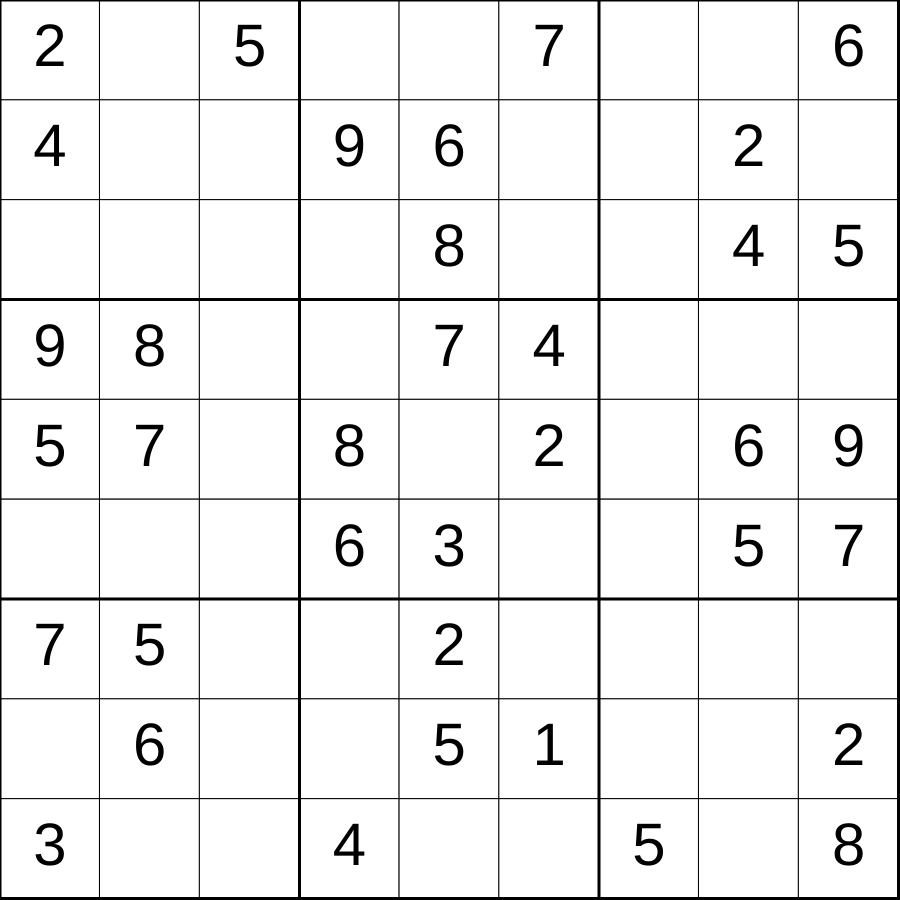
Frame 1 (no input)
Frame 60 (no input): identical to frame 1, image omitted
Frame 120 (the mouse pressed at the canvas centre since frame 60): identical to frame 1, image omitted

The p5.js sketch that drew this single still picture (run headless with seeded random() and noise() and a simulated clock; from frame 60 on, the mouse is pressed at the canvas centre):

// p5.js sketch
// ── sketch.js
// Sudoku

let initialGrid = [
  [2, 0, 5, 0, 0, 7, 0, 0, 6],
  [4, 0, 0, 9, 6, 0, 0, 2, 0],
  [0, 0, 0, 0, 8, 0, 0, 4, 5],
  [9, 8, 0, 0, 7, 4, 0, 0, 0],
  [5, 7, 0, 8, 0, 2, 0, 6, 9],
  [0, 0, 0, 6, 3, 0, 0, 5, 7],
  [7, 5, 0, 0, 2, 0, 0, 0, 0],
  [0, 6, 0, 0, 5, 1, 0, 0, 2],
  [3, 0, 0, 4, 0, 0, 5, 0, 8]
];

let gridDimensions = 9;
let cellSize;
let grid;

function setup() {
  if (windowWidth<windowHeight) {
    createCanvas(windowWidth*0.9, windowHeight*0.9);
  }
  else {
    createCanvas(windowHeight*0.9, windowHeight*0.9);
  }
  cellSize = (width-1.5)/gridDimensions;
  grid = initialGrid;
}

function draw() {
  background(220);
  
  displayGrid();
}

function displayGrid() {
  for (let y=0; y<gridDimensions; y++) {
    for (let x=0; x<gridDimensions; x++) {
      fill(255);
      strokeWeight(1);
      rect(x*cellSize, y*cellSize, cellSize, cellSize);
      
      if  (grid[y][x] !== 0) {
        fill(0);
        textSize(cellSize*0.6);
        
        textAlign(CENTER, CENTER);
        text(grid[y][x], x*cellSize + cellSize/2, y*cellSize + cellSize/2);
      }
    }
  }
  drawCageLines();
}

function drawCageLines() {
  strokeWeight(3);
  for (let location=0; location<= 9; location+=3) {
    line(0, cellSize*location, width, cellSize*location);
    line(cellSize*location, 0, cellSize*location, height);
  }
}
